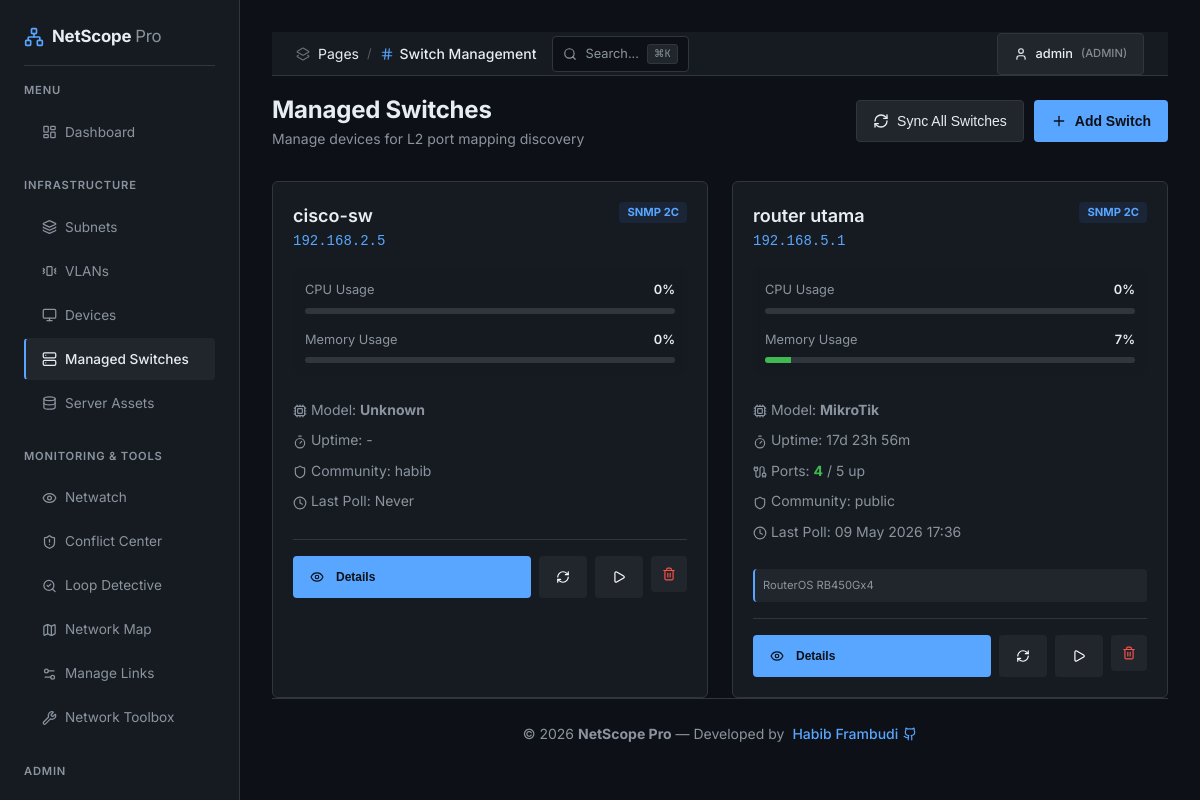
Screenshot of /switches (signed in) with the database file from the repository.
### tables this page shows
CREATE TABLE IF NOT EXISTS `switches` (
  `id` int(11) NOT NULL AUTO_INCREMENT,
  `name` varchar(100) NOT NULL,
  `ip_addr` varchar(45) NOT NULL,
  `community` varchar(100) DEFAULT 'public',
  `snmp_version` enum('1','2c','3') DEFAULT '2c',
  `description` text DEFAULT NULL,
  `last_poll` timestamp NULL DEFAULT NULL,
  `created_at` timestamp NOT NULL DEFAULT current_timestamp(),
  `model` varchar(100) DEFAULT NULL,
  `uptime` varchar(100) DEFAULT NULL,
  `cpu_usage` int(11) DEFAULT 0,
  `memory_usage` int(11) DEFAULT 0,
  `temperature` int(11) DEFAULT NULL,
  `system_info` text DEFAULT NULL,
  `total_ports` int(11) DEFAULT 0,
  `active_ports` int(11) DEFAULT 0,
  `parent_switch_id` int(11) DEFAULT NULL,
  `stp_enabled` tinyint(1) DEFAULT 0,
  `stp_protocol` varchar(50) DEFAULT NULL,
  `loop_detected` tinyint(1) DEFAULT 0,
  `loop_details` varchar(255) DEFAULT NULL,
  `stp_topology_changes` int(11) DEFAULT 0,
  PRIMARY KEY (`id`)
);

### includes/config.php (called while the page is built, shortened)
<?php
function is_admin() {
    return isset($_SESSION['role']) && $_SESSION['role'] === 'admin';
}

### switches.php (the view, shortened to what this page needs)
<?php
require_once 'includes/config.php';
$db = get_db_connection();
$switches = $db->query("SELECT * FROM switches ORDER BY name ASC")->fetchAll();
include 'includes/header.php';
?>
<div class="page-header">
    <div>
        <h1 style="font-size: 1.5rem;">Managed Switches</h1>
        <p style="color: var(--text-muted); font-size: 0.875rem;">Manage devices for L2 port mapping discovery</p>
    </div>
    <?php if (is_admin()): ?>
    <div style="display: flex; gap: 10px;">
        <button class="btn btn-secondary" onclick="location.href='cron_switch_poll'">
            <i data-lucide="refresh-cw" style="width: 16px;"></i> Sync All Switches
        </button>
        <button class="btn btn-primary" onclick="document.getElementById('addSwitchModal').style.display='flex'">
            <i data-lucide="plus" style="width: 16px;"></i> Add Switch
        </button>
    </div>
    <?php endif; ?>
</div>
<div class="grid-cards">
    <?php foreach ($switches as $switch): ?>
    <div class="card">
        <div style="display: flex; justify-content: space-between; align-items: flex-start; margin-bottom: 1rem;">
            <div>
                <h3 style="font-size: 1.125rem;"><?php echo htmlspecialchars($switch['name']); ?></h3>
                <code style="color: var(--primary);"><?php echo htmlspecialchars($switch['ip_addr']); ?></code>
            </div>
            <div style="display: flex; gap: 4px; flex-wrap: wrap; justify-content: flex-end;">
                <span style="background: rgba(59, 130, 246, 0.1); color: var(--primary); padding: 2px 8px; border-radius: 4px; font-size: 0.7rem; font-weight: 700;">
                    SNMP <?php echo strtoupper($switch['snmp_version']); ?>
                </span>
            </div>
        </div>
        <div style="font-size: 0.8rem; color: var(--text-muted); margin-bottom: 1.5rem; background: rgba(0,0,0,0.05); padding: 0.75rem; border-radius: 8px;">
            <div style="display: flex; justify-content: space-between; margin-bottom: 0.5rem;">
                <span>CPU Usage</span>
                <span style="font-weight: 600; color: var(--text);"><?php echo (int)($switch['cpu_usage'] ?? 0); ?>%</span>
            </div>
            <div style="height: 6px; background: var(--border); border-radius: 3px; overflow: hidden; margin-bottom: 1rem;">
            </div>
            <div style="display: flex; justify-content: space-between; margin-bottom: 0.5rem;">
                <span>Memory Usage</span>
                <span style="font-weight: 600; color: var(--text);"><?php echo (int)($switch['memory_usage'] ?? 0); ?>%</span>
            </div>
            <div style="height: 6px; background: var(--border); border-radius: 3px; overflow: hidden;">
                <div style="width: <?php echo (int)($switch['memory_usage'] ?? 0); ?>%; height: 100%; background: <?php echo (int)($switch['memory_usage'] ?? 0) > 80 ? 'var(--warning)' : 'var(--success)'; ?>;"></div>
            </div>
        </div>
        <div style="font-size: 0.875rem; color: var(--text-muted); margin-bottom: 1.5rem;">
            <p style="margin-bottom: 0.4rem;"><i data-lucide="cpu" style="width: 14px; vertical-align: middle;"></i> Model: <strong><?php echo htmlspecialchars($switch['model'] ?? 'Unknown'); ?></strong></p>
            <p style="margin-bottom: 0.4rem;"><i data-lucide="timer" style="width: 14px; vertical-align: middle;"></i> Uptime: <?php echo htmlspecialchars($switch['uptime'] ?? '-'); ?></p>
            <?php if (isset($switch['total_ports']) && $switch['total_ports'] > 0): ?>
            <p style="margin-bottom: 0.4rem;"><i data-lucide="cable" style="width: 14px; vertical-align: middle;"></i> Ports: <strong style="color: var(--success);"><?php echo (int)$switch['active_ports']; ?></strong> / <?php echo (int)$switch['total_ports']; ?> up</p>
            <?php endif; ?>
            <p style="margin-bottom: 0.4rem;"><i data-lucide="shield" style="width: 14px; vertical-align: middle;"></i> Community: <?php echo htmlspecialchars($switch['community']); ?></p>
            <p><i data-lucide="clock" style="width: 14px; vertical-align: middle;"></i> Last Poll: <?php echo $switch['last_poll'] ? date('d M Y H:i', strtotime($switch['last_poll'])) : 'Never'; ?></p>
        </div>
        <?php if (!empty($switch['system_info'])): ?>
            <div style="font-size: 0.7rem; color: var(--text-muted); background: var(--surface-light); padding: 0.5rem; border-radius: 4px; border-left: 2px solid var(--primary); margin-bottom: 1rem;">
                <?php echo htmlspecialchars(substr($switch['system_info'], 0, 100)) . (strlen($switch['system_info']) > 100 ? '...' : ''); ?>
            </div>
        <?php endif; ?>
        <div style="display: flex; gap: 0.5rem; border-top: 1px solid var(--border); padding-top: 1rem;">
            <button class="btn btn-primary" style="flex: 1; font-size: 0.75rem;" onclick="location.href='switch-details?id=<?php echo $switch['id']; ?>'">
                <i data-lucide="eye" style="width: 14px; margin-right: 4px;"></i> Details
            </button>
            <button class="btn" style="background: var(--surface-light); font-size: 0.75rem;" title="Diagnosa Looping L2" onclick="location.href='tools?action=loop&target=<?php echo urlencode($switch['ip_addr']); ?>'">
                <i data-lucide="refresh-cw" style="width: 14px;"></i>
            </button>
            <?php if (is_admin()): ?>
            <button class="btn" style="background: var(--surface-light); font-size: 0.75rem;" title="Force Poll" onclick="location.href='cron_switch_poll?id=<?php echo $switch['id']; ?>'">
                <i data-lucide="play" style="width: 14px;"></i>
            </button>
            <form action="" method="POST" onsubmit="return confirm('Remove this switch?');">
                <button type="submit" name="delete_switch" class="btn" style="background: var(--surface-light); color: var(--danger); padding: 5px 10px;">
                    <i data-lucide="trash-2" style="width: 14px;"></i>
                </button>
            </form>
            <?php endif; ?>
        </div>
    </div>
    <?php endforeach; ?>
</div>
<?php include 'includes/footer.php'; ?>

### assets/css/style.css (style rules this page uses)
:root { color-scheme: dark; --primary: #58a6ff; --primary-hover: #79b8ff; --secondary: #8b949e; --success: #3fb950; --warning: #d29922; --danger: #f85149; --background: #0d1117; --surface: #161b22; --surface-light: #21262d; --text: #e6edf3; --text-muted: #8b949e; --border: #30363d; --sidebar-width: 240px; --header-height: 56px; --radius: 6px; --radius-sm: 4px; --shadow: 0 1px 3px rgba(0, 0, 0, 0.3); --glass: #161b22; --chart-height: 320px; --brand-soft: rgba(88, 166, 255, 0.12); --warning-soft: rgba(210, 153, 34, 0.12); --success-soft: rgba(63, 185, 80, 0.12); --danger-soft: rgba(248, 81, 73, 0.12); --badge-bg: rgba(139, 148, 158, 0.15); }
* { margin: 0; padding: 0; box-sizing: border-box; scrollbar-width: thin; scrollbar-color: rgba(255, 255, 255, 0.22) transparent; }
html { color-scheme: dark; scrollbar-width: thin; scrollbar-color: rgba(255, 255, 255, 0.22) transparent; }
html, body { height: 100%; }
body { font-family: 'Inter', -apple-system, BlinkMacSystemFont, sans-serif; background-color: var(--background); color: var(--text); line-height: 1.5; overflow-x: hidden; display: flex; flex-direction: column; font-size: 14px; }
.grid-cards { display: grid; grid-template-columns: repeat(auto-fill, minmax(300px, 1fr)); gap: 1.5rem; }
.page-header { display: flex; justify-content: space-between; align-items: center; margin-bottom: 2rem; flex-wrap: wrap; gap: 1rem; }
.card { background: var(--surface); border-radius: var(--radius); padding: 1.25rem; border: 1px solid var(--border); transition: border-color 0.15s ease; }
.btn { display: inline-flex; align-items: center; gap: 0.5rem; padding: 0.5rem 1rem; border-radius: var(--radius-sm); font-weight: 500; font-size: 0.875rem; cursor: pointer; border: 1px solid transparent; transition: background-color 0.15s ease, border-color 0.15s ease; }
.btn-primary { background: var(--primary); color: #0d1117; font-weight: 600; }
.btn-secondary { background: var(--surface-light); color: var(--text); border-color: var(--border); }
h1 { font-size: 1.5rem; font-weight: 700; letter-spacing: -0.01em; }
h3 { font-size: 1rem; font-weight: 600; }

### rows the page displays
switches: name "cisco-sw", ip_addr "192.168.2.5", snmp_version "2C", cpu_usage "0", memory_usage "0", model "Unknown", uptime "-", community "habib", shows "Never"
switches: name "router utama", ip_addr "192.168.5.1", snmp_version "2C", cpu_usage "0", memory_usage "7", model "MikroTik", uptime "17d 23h 56m", active_ports "4", total_ports "5", community "public", last_poll "09 May 2026 17:36", system_info "RouterOS RB450Gx4"

### other values shown
$group_label "MENU"
$item[2] "Dashboard"
$group_label "INFRASTRUCTURE"
$item[2] "Subnets"
$item[2] "VLANs"
$item[2] "Devices"
$item[2] "Managed Switches"
$item[2] "Server Assets"
$group_label "MONITORING & TOOLS"
$item[2] "Netwatch"
$item[2] "Conflict Center"
$item[2] "Loop Detective"
$item[2] "Network Map"
$item[2] "Manage Links"
$item[2] "Network Toolbox"
